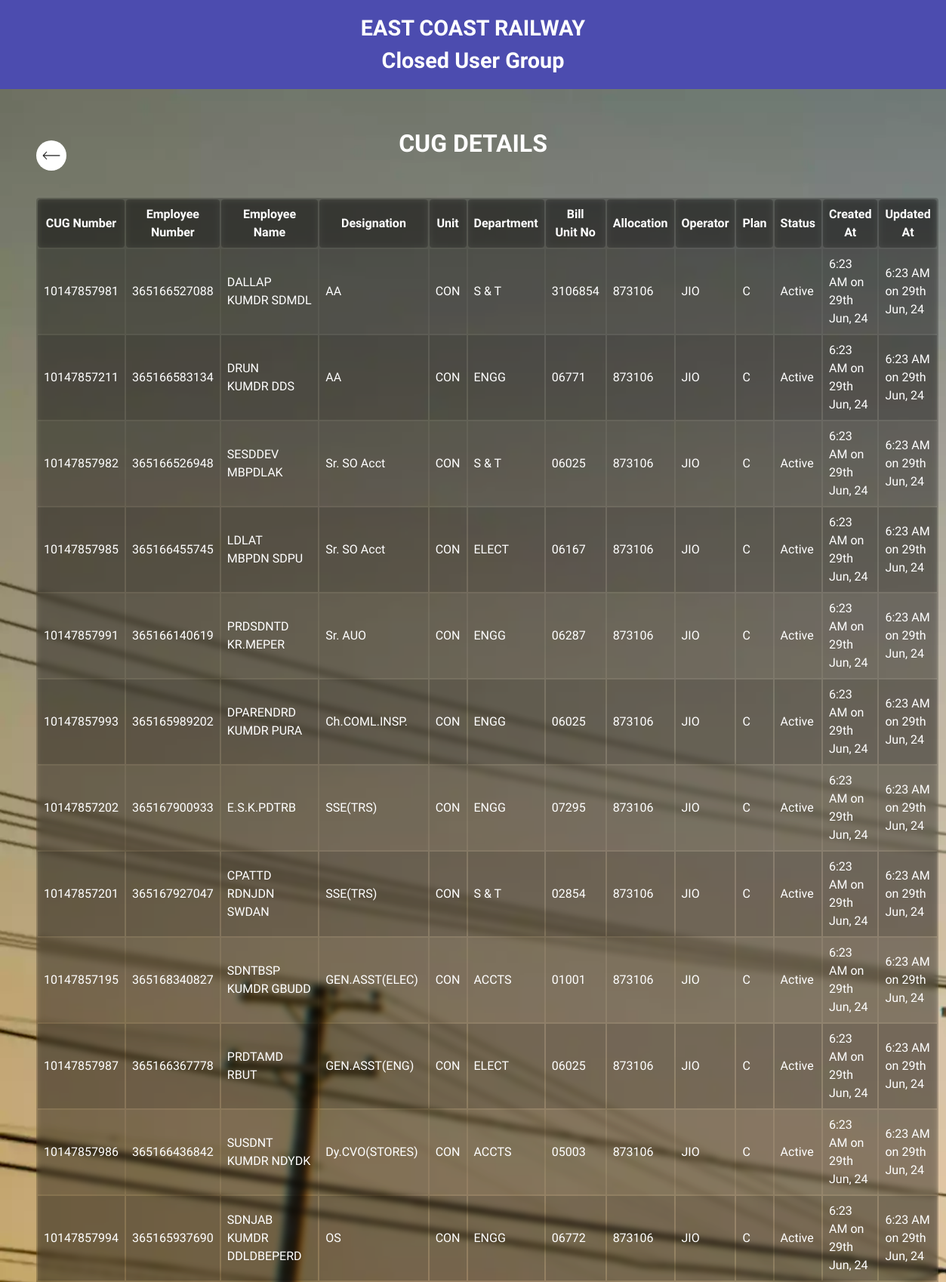
The app's page /FrontBack/cug-details.php (upper part) with its own data.
### tables this page shows
CREATE TABLE cugdetails (
    cug_id INT AUTO_INCREMENT PRIMARY KEY,
    cug_number BIGINT NOT NULL CHECK (CHAR_LENGTH(cug_number) IN (10, 11)),
    emp_number BIGINT UNIQUE NOT NULL CHECK (CHAR_LENGTH(emp_number) = 12),
    empname VARCHAR(100) NOT NULL,
    designation VARCHAR(100) NOT NULL,
    unit VARCHAR(50) NOT NULL,
    department VARCHAR(100) NOT NULL,
    bill_unit_no VARCHAR(50) NOT NULL,
    allocation DECIMAL(10) NOT NULL CHECK (allocation >= 0),
    operator VARCHAR(50) NOT NULL,
    plan ENUM('A', 'B', 'C') NOT NULL,
    status ENUM('Active', 'Inactive') NOT NULL,
    created_at TIMESTAMP DEFAULT CURRENT_TIMESTAMP,
    updated_at TIMESTAMP DEFAULT CURRENT_TIMESTAMP ON UPDATE CURRENT_TIMESTAMP
);

### FrontBack/cug-details.php (the view, shortened to what this page needs)
<!DOCTYPE html>
<html lang="en">
<head>
	<link rel="stylesheet" href="base.css">
	<link rel="stylesheet" href="cug-details.css">
</head>
<body>
	<header>
	<div class="header-top">
			<a href="./">
				<h1>East Coast Railway</h1>
				<h1>Closed User Group</h1>
			</a>
		</div>
	</header>
	<main>
		<section id="cug-details">
			<div class="heading-container">
				<button class="back-btn" onclick="window.location.href = 'admin-page.html'"><img
						src="icon/back-button.webp" alt="back button"></button>
				<h2 class="heading">CUG Details</h2>
			</div>
			<table>
				<thead>
					<tr>
						<th>CUG Number</th>
						<th>Employee Number</th>
						<th>Employee Name</th>
						<th>Designation</th>
						<th>Unit</th>
						<th>Department</th>
						<th>Bill Unit No</th>
						<th>Allocation</th>
						<th>Operator</th>
						<th>Plan</th>
						<th>Status</th>
						<th>Created At</th>
						<th>Updated At</th>
					</tr>
				</thead>
				<tbody>
					<?php
					include 'db_connect.php';
					$sql = "SELECT * FROM cugdetails";
					$result = $conn->query($sql);
					if ($result->num_rows > 0) {
						while ($row = $result->fetch_assoc()) {
							echo "<tr>";
							echo "<td>" . $row["cug_number"] . "</td>";
							echo "<td>" . $row["emp_number"] . "</td>";
							echo "<td>" . $row["empname"] . "</td>";
							echo "<td>" . $row["designation"] . "</td>";
							echo "<td>" . $row["unit"] . "</td>";
							echo "<td>" . $row["department"] . "</td>";
							echo "<td>" . $row["bill_unit_no"] . "</td>";
							echo "<td>" . $row["allocation"] . "</td>";
							echo "<td>" . $row["operator"] . "</td>";
							echo "<td>" . $row["plan"] . "</td>";
							echo "<td>" . $row["status"] . "</td>";
							$created_at = new DateTime($row["created_at"]);
							$updated_at = new DateTime($row["updated_at"]);
							echo "<td>" . $created_at->format('g:i A \o\n jS M, y') . "</td>";
							echo "<td>" . $updated_at->format('g:i A \o\n jS M, y') . "</td>";
							echo "</tr>";
						}
					} else {
						echo "<tr><td colspan='12'>No records found</td></tr>";
					}
					?>
				</tbody>
			</table>
		</section>
	</main>
</body>
</html>

### FrontBack/base.css (style rules this page uses)
:root { line-height: 1.5; font-synthesis: none; -webkit-font-smoothing: antialiased; -moz-osx-font-smoothing: grayscale; --body-color: #F1FAFF; --accent-color: #4c4caf; --accent-color-hover: #3c3c86; --white: #FFF; --black: #222; }
body { margin: 0; background-color: var(--body-color); font-family: "Raleway", system-ui, -apple-system, BlinkMacSystemFont, 'Segoe UI', 'Roboto', 'Oxygen', 'Ubuntu', 'Cantarell', 'Fira Sans', 'Droid Sans', 'Helvetica Neue', sans-serif; text-wrap: balance; }
*, *::before, *::after { margin: 0; padding: 0; box-sizing: border-box; }
body, h1, h2, h3, h4, p, figure, blockquote, dl, dd { margin: 0; }
html { scroll-behavior: smooth; scroll-padding-top: 7rem; }
body { min-height: 100vh; min-height: 100svh; text-rendering: optimizeSpeed; line-height: 1.5; }
a:not([class]) { text-decoration-skip-ink: auto; }
img, picture { max-width: 100%; display: block; user-select: none; }
input, button, textarea, select { font: inherit; }

### FrontBack/cug-details.css (style rules this page uses)
.header-top { background-color: #4c4caf; padding: 1rem 0; text-align: center; }
.header-top a { text-decoration: none !important; }
.header-top h1 { margin: 0; font-size: 1.8rem; text-transform: none; color: white !important; }
.header-top :nth-child(1) { text-transform: uppercase; }
main { background-image: url(images/banner.webp); background-repeat: no-repeat; background-size: cover; min-height: 90svh; min-height: 90vh; }
#cug-details { color: var(--white); padding: 3em; }
#cug-details h2 { text-align: center; text-transform: uppercase; font-size: 2rem; margin-block-end: 2rem; }
.heading-container { display: grid; grid-template-columns: 2.5rem 1fr 2.5rem; justify-content: center; align-items: center; width: 100%; margin-block-end: 1rem; }
.back-btn { padding: 0.5rem; width: 2.5rem; border: none; cursor: pointer; border-radius: 999px; background-color: var(--white); aspect-ratio: 1; }
.back-btn { padding: 0.5rem; width: 2.5rem; border-radius: 999px; border: none; cursor: pointer; background-color: var(--white); aspect-ratio: 1; }
.heading { font-size: 2.5rem; font-weight: bold; text-align: left; color: var(--white); text-align: center; justify-self: center; }
table, th { border-radius: 4px; background-color: rgba(0, 0, 0, 0.1); backdrop-filter: blur(4px) brightness(75%); }
th, td { padding: 8px; text-align: left; }
th { text-align: center; }
tr { background-color: rgba(0, 0, 0, 0.1); }
tr:nth-child(even) { background-color: rgba(0, 0, 0, 0.2); }

### records on screen
cugdetails: cug_number "10147857981", emp_number "365166527088", empname "DALLAP KUMDR SDMDL", designation "AA", unit "CON", department "S & T", bill_unit_no "3106854", allocation "873106", operator "JIO", plan "C", status "Active", created_at "6:23 AM on 29th Jun, 24", updated_at "6:23 AM on 29th Jun, 24"
cugdetails: cug_number "10147857211", emp_number "365166583134", empname "DRUN KUMDR DDS", designation "AA", unit "CON", department "ENGG", bill_unit_no "06771", allocation "873106", operator "JIO", plan "C", status "Active", created_at "6:23 AM on 29th Jun, 24", updated_at "6:23 AM on 29th Jun, 24"
cugdetails: cug_number "10147857982", emp_number "365166526948", empname "SESDDEV MBPDLAK", designation "Sr. SO Acct", unit "CON", department "S & T", bill_unit_no "06025", allocation "873106", operator "JIO", plan "C", status "Active", created_at "6:23 AM on 29th Jun, 24", updated_at "6:23 AM on 29th Jun, 24"
cugdetails: cug_number "10147857985", emp_number "365166455745", empname "LDLAT MBPDN SDPU", designation "Sr. SO Acct", unit "CON", department "ELECT", bill_unit_no "06167", allocation "873106", operator "JIO", plan "C", status "Active", created_at "6:23 AM on 29th Jun, 24", updated_at "6:23 AM on 29th Jun, 24"
cugdetails: cug_number "10147857991", emp_number "365166140619", empname "PRDSDNTD KR.MEPER", designation "Sr. AUO", unit "CON", department "ENGG", bill_unit_no "06287", allocation "873106", operator "JIO", plan "C", status "Active", created_at "6:23 AM on 29th Jun, 24", updated_at "6:23 AM on 29th Jun, 24"
cugdetails: cug_number "10147857993", emp_number "365165989202", empname "DPARENDRD KUMDR PURA", designation "Ch.COML.INSP.", unit "CON", department "ENGG", bill_unit_no "06025", allocation "873106", operator "JIO", plan "C", status "Active", created_at "6:23 AM on 29th Jun, 24", updated_at "6:23 AM on 29th Jun, 24"
cugdetails: cug_number "10147857202", emp_number "365167900933", empname "E.S.K.PDTRB", designation "SSE(TRS)", unit "CON", department "ENGG", bill_unit_no "07295", allocation "873106", operator "JIO", plan "C", status "Active", created_at "6:23 AM on 29th Jun, 24", updated_at "6:23 AM on 29th Jun, 24"
cugdetails: cug_number "10147857201", emp_number "365167927047", empname "CPATTD RDNJDN SWDAN", designation "SSE(TRS)", unit "CON", department "S & T", bill_unit_no "02854", allocation "873106", operator "JIO", plan "C", status "Active", created_at "6:23 AM on 29th Jun, 24", updated_at "6:23 AM on 29th Jun, 24"
cugdetails: cug_number "10147857195", emp_number "365168340827", empname "SDNTBSP KUMDR GBUDD", designation "GEN.ASST(ELEC)", unit "CON", department "ACCTS", bill_unit_no "01001", allocation "873106", operator "JIO", plan "C", status "Active", created_at "6:23 AM on 29th Jun, 24", updated_at "6:23 AM on 29th Jun, 24"
cugdetails: cug_number "10147857987", emp_number "365166367778", empname "PRDTAMD RBUT", designation "GEN.ASST(ENG)", unit "CON", department "ELECT", bill_unit_no "06025", allocation "873106", operator "JIO", plan "C", status "Active", created_at "6:23 AM on 29th Jun, 24", updated_at "6:23 AM on 29th Jun, 24"
cugdetails: cug_number "10147857986", emp_number "365166436842", empname "SUSDNT KUMDR NDYDK", designation "Dy.CVO(STORES)", unit "CON", department "ACCTS", bill_unit_no "05003", allocation "873106", operator "JIO", plan "C", status "Active", created_at "6:23 AM on 29th Jun, 24", updated_at "6:23 AM on 29th Jun, 24"
cugdetails: cug_number "10147857994", emp_number "365165937690", empname "SDNJAB KUMDR DDLDBEPERD", designation "OS", unit "CON", department "ENGG", bill_unit_no "06772", allocation "873106", operator "JIO", plan "C", status "Active", created_at "6:23 AM on 29th Jun, 24", updated_at "6:23 AM on 29th Jun, 24"
